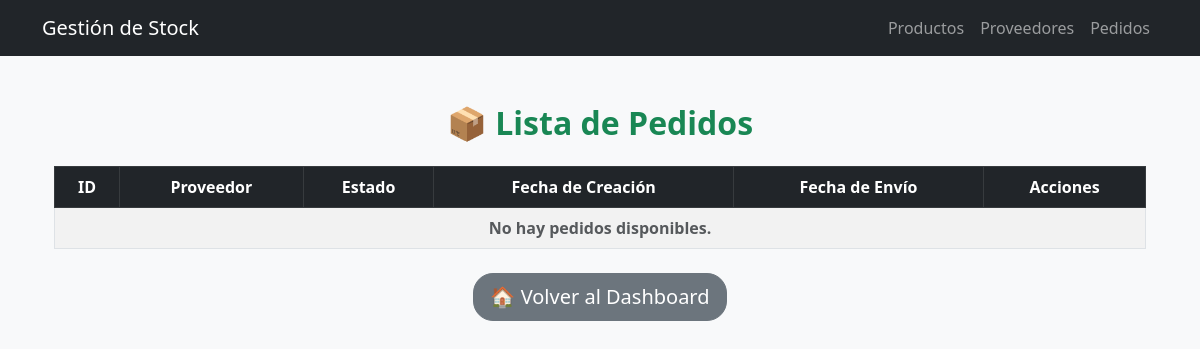
The page /stock/pedidos/ on the database as committed earlier.
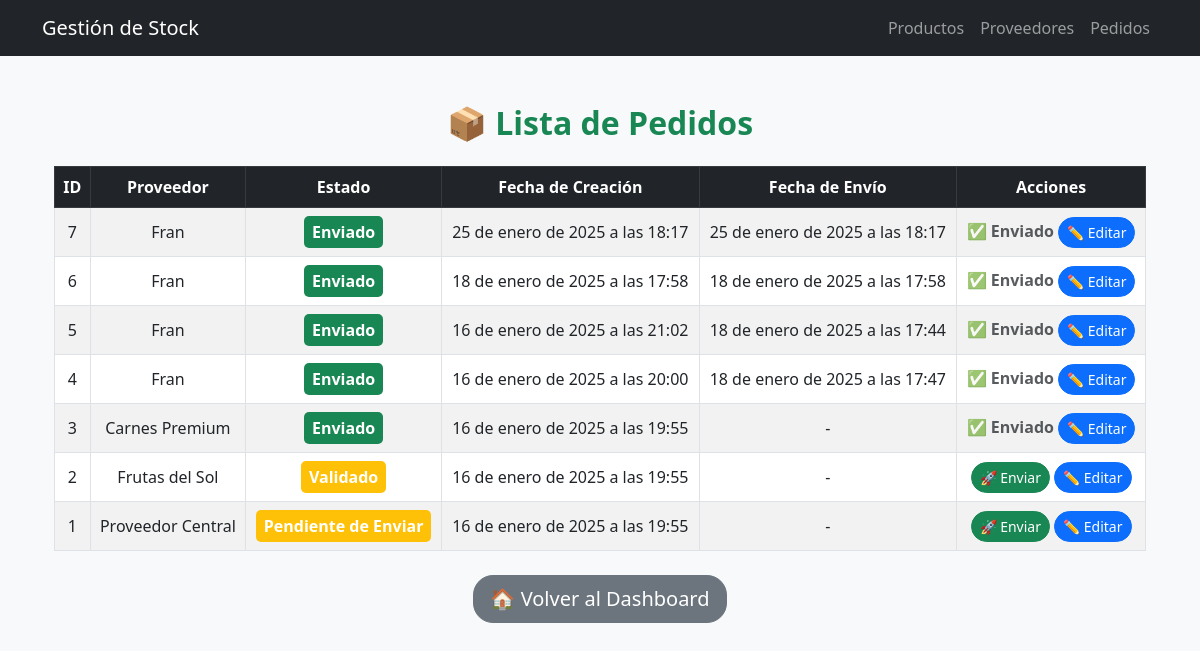
The same page on the database as committed later.
### stock/models.py (models this page shows, shortened)
class Pedido(models.Model):
    ESTADOS_CHOICES = [
        ('Pendiente', 'Pendiente de Enviar'),
        ('Enviado', 'Enviado'),
    ]
    proveedor = models.ForeignKey(Proveedor, on_delete=models.CASCADE)
    estado = models.CharField(max_length=10, choices=ESTADOS_CHOICES, default='Pendiente')
    fecha_creacion = models.DateTimeField(auto_now_add=True)  # Se guarda automáticamente
    fecha_envio = models.DateTimeField(blank=True, null=True)
    observaciones = models.TextField(blank=True, null=True)  # Observaciones del pedido
    comentario = models.TextField(blank=True, null=True)  # Comentario general

class Proveedor(models.Model):
    nombre = models.CharField(max_length=100)
    email = models.EmailField()
    telefono = models.CharField(max_length=20)
    direccion = models.TextField()

### stock/views.py (the view)
# urls.py: path('pedidos/', views.pedidos_list, name='pedidos_list'),
def pedidos_list(request):
    pedidos = Pedido.objects.select_related('proveedor').order_by('-fecha_creacion')
    return render(request, 'stock/pedidos_list.html', {'pedidos': pedidos})

### templates/stock/pedidos_list.html (shortened to what this page needs)
{% extends "stock/base_stock.html" %}
{% load static %}
{% block content %}
<div class="container mt-5">
    <h2 class="text-center text-success fw-bold mb-4">📦 Lista de Pedidos</h2>
    <table class="table table-striped table-bordered align-middle text-center">
        <thead class="table-dark">
            <tr>
                <th>ID</th>
                <th>Proveedor</th>
                <th>Estado</th>
                <th>Fecha de Creación</th>
                <th>Fecha de Envío</th>
                <th>Acciones</th>
            </tr>
        </thead>
        <tbody>
            {% for pedido in pedidos %}
            <tr>
                <td>{{ pedido.id }}</td>
                <td>{{ pedido.proveedor.nombre }}</td>
                <td>
                    <span class="badge {% if pedido.estado == 'Enviado' %} bg-success {% else %} bg-warning {% endif %}">
                        {{ pedido.get_estado_display }}
                    </span>
                </td>
                <td>{{ pedido.fecha_creacion }}</td>
                <td>{{ pedido.fecha_envio|default:"-" }}</td>
                <td>
                    {% if pedido.estado != "Enviado" %}
                        <a href="{% url 'stock:enviar_pedido' pedido.id %}" class="btn btn-success btn-sm">🚀 Enviar</a>
                    {% else %}
                        <span class="text-muted">✅ Enviado</span>
                    {% endif %}
                    <a href="{% url 'stock:editar_pedido' pedido.id %}" class="btn btn-primary btn-sm">✏️ Editar</a>
                </td>
            </tr>
            {% empty %}
            <tr>
                <td colspan="6" class="text-center text-muted">No hay pedidos disponibles.</td>
            </tr>
            {% endfor %}
        </tbody>
    </table>
    <div class="text-center mt-4">
        <a href="{% url 'stock:dashboard' %}" class="btn btn-secondary btn-lg">🏠 Volver al Dashboard</a>
    </div>
</div>
{% endblock %}

Rows that differ between the two databases and show on the page:
added Pedido: id "7", proveedor.nombre "Fran", estado "Enviado", fecha_creacion "25 de enero de 2025 a las 18:17", fecha_envio "25 de enero de 2025 a las 18:17", shows "✅ Enviado"
added Pedido: id "6", proveedor.nombre "Fran", estado "Enviado", fecha_creacion "18 de enero de 2025 a las 17:58", fecha_envio "18 de enero de 2025 a las 17:58", shows "✅ Enviado"
added Pedido: id "5", proveedor.nombre "Fran", estado "Enviado", fecha_creacion "16 de enero de 2025 a las 21:02", fecha_envio "18 de enero de 2025 a las 17:44", shows "✅ Enviado"
added Pedido: id "4", proveedor.nombre "Fran", estado "Enviado", fecha_creacion "16 de enero de 2025 a las 20:00", fecha_envio "18 de enero de 2025 a las 17:47", shows "✅ Enviado"
added Pedido: id "3", proveedor.nombre "Carnes Premium", estado "Enviado", fecha_creacion "16 de enero de 2025 a las 19:55", fecha_envio "-", shows "✅ Enviado"
added Pedido: id "2", proveedor.nombre "Frutas del Sol", estado "Validado", fecha_creacion "16 de enero de 2025 a las 19:55", fecha_envio "-", shows "🚀 Enviar"
added Pedido: id "1", proveedor.nombre "Proveedor Central", estado "Pendiente de Enviar", fecha_creacion "16 de enero de 2025 a las 19:55", fecha_envio "-", shows "🚀 Enviar"
Other text that changed with them:
text no longer shown: "No hay pedidos disponibles."
